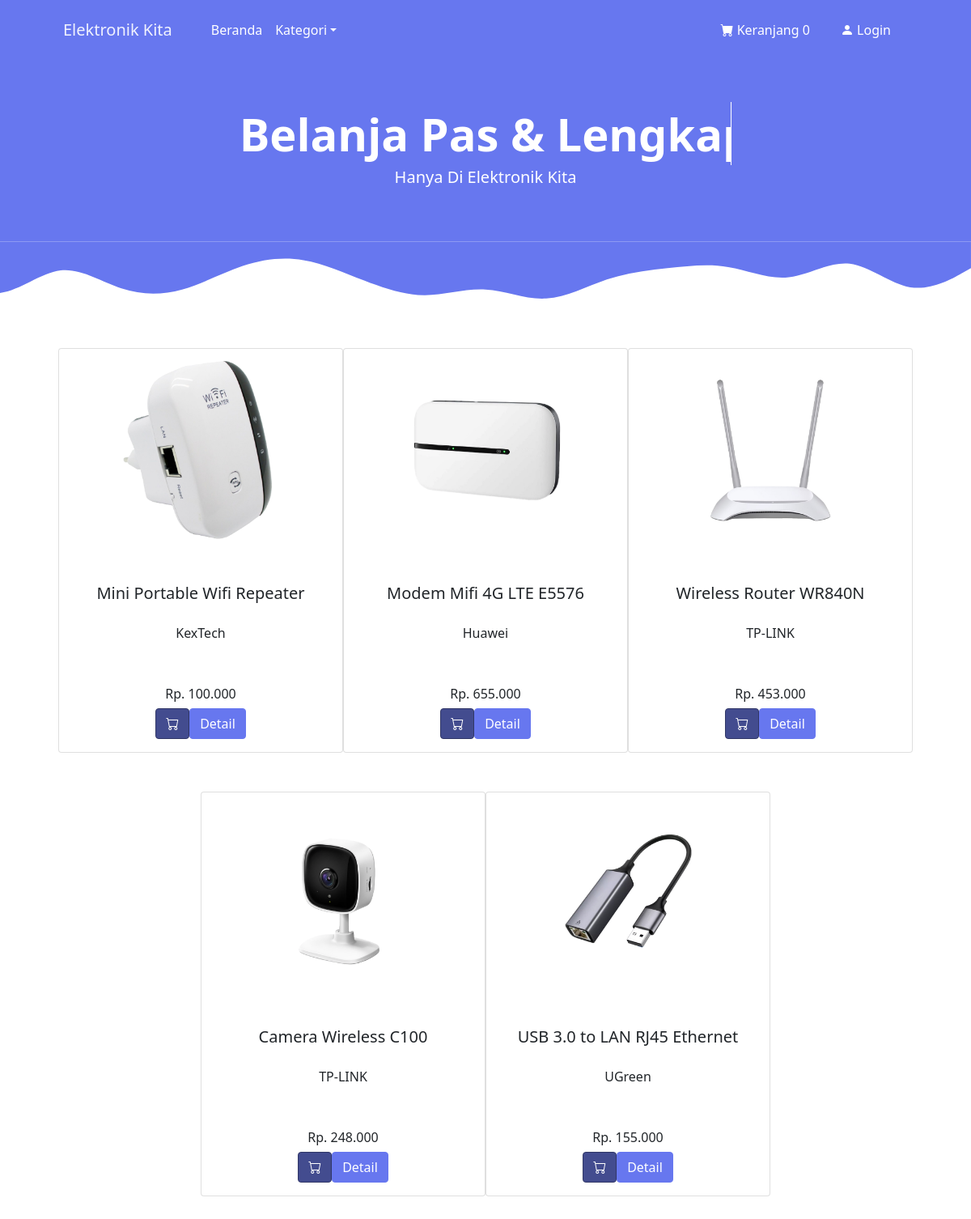
Screenshot of /index.php/pembeli/kategori/peralatan_jaringan with the database file from the repository.
### tables this page shows
CREATE TABLE `produk` (
  `id_produk` int(11) NOT NULL,
  `kode_kategori` varchar(120) NOT NULL,
  `merk` varchar(120) NOT NULL,
  `nama_produk` varchar(256) NOT NULL,
  `warna` varchar(20) NOT NULL,
  `tahun_terbit` varchar(4) NOT NULL,
  `deskripsi` varchar(256) NOT NULL,
  `harga` int(32) NOT NULL,
  `stok` int(32) NOT NULL,
  `image` varchar(256) DEFAULT 'produk-default-cover.jpg'
);

### application/controllers/pembeli/Kategori.php (called while the page is built, shortened)
<?php
class Kategori extends CI_Controller{
    public function peralatan_jaringan()
    {
        $data['peralatan_jaringan'] = $this->ModelKategori->data_peralatan_jaringan()->result();
        $this->load->view('templates_pembeli/header');
        $this->load->view('templates_pembeli/topbar');
        $this->load->view('pembeli/kategori/peralatan_jaringan', $data);
        $this->load->view('templates_pembeli/footer');
    }
}
?>

### index.php (called while the page is built, shortened)
<?php
require_once BASEPATH.'core/CodeIgniter.php';

### application/models/ModelKategori.php (called while the page is built, shortened)
<?php
class ModelKategori extends CI_Model {
    public function data_peralatan_jaringan(){
        return $this->db->get_where("produk",array('kode_kategori' => 'prj'));
    }
}

### application/views/pembeli/kategori/peralatan_jaringan.php (the view)
<div class="container fluid">
            <div class="row text-center mt-5 justify-content-center">
                <?php foreach ($peralatan_jaringan as $prj) : ?>
                    <div class="card ml-5 mb-5 mr-2" style="width: 22rem;">
                        <div class="card2">
                            <img class="card-image" src="<?php echo base_url('assets/upload/') . $prj->image ?>" alt="" />
                        </div>
                        <div class="card-body">
                            <br>
                            <h5 class="card-title mb-1"><?php echo $prj->nama_produk ?></h5>
                            <br>
                            <h6><?php echo $prj->merk ?></h6><br>
                            <br>
                            <h6>Rp. <?php echo number_format($prj->harga, 0,',','.') ?></h6>
                            <?php
                                if ($prj->stok == "0") {
                                    echo "<div class='btn btn-danger' disable>Stok Kosong</div>";
                                }else {
                                    echo anchor('pembeli/dashboard/tambah_ke_keranjang/'.$prj->id_produk, '<div class="btn btn-warning2 bi-cart"></div>');
                                    echo anchor('pembeli/dashboard/detail_produk/'. $prj->id_produk,'<div class="btn btn-primary ">Detail</div>');
                                }
                            ?>
                        </div>
                    </div>
                <?php endforeach; ?>
            </div>
        </div>

### rows the page displays
produk: image (picture), nama_produk "Mini Portable Wifi Repeater", merk "KexTech", harga "100.000", id_produk "Detail"
produk: image (picture), nama_produk "Modem Mifi 4G LTE E5576", merk "Huawei", harga "655.000", id_produk "Detail"
produk: image (picture), nama_produk "Wireless Router WR840N", merk "TP-LINK", harga "453.000", id_produk "Detail"
produk: image (picture), nama_produk "Camera Wireless C100", merk "TP-LINK", harga "248.000", id_produk "Detail"
produk: image (picture), nama_produk "USB 3.0 to LAN RJ45 Ethernet", merk "UGreen", harga "155.000", id_produk "Detail"

### other values shown
anchor('pembeli/dashboard/detail_keranjang/',$keranjang) "Keranjang 0"
